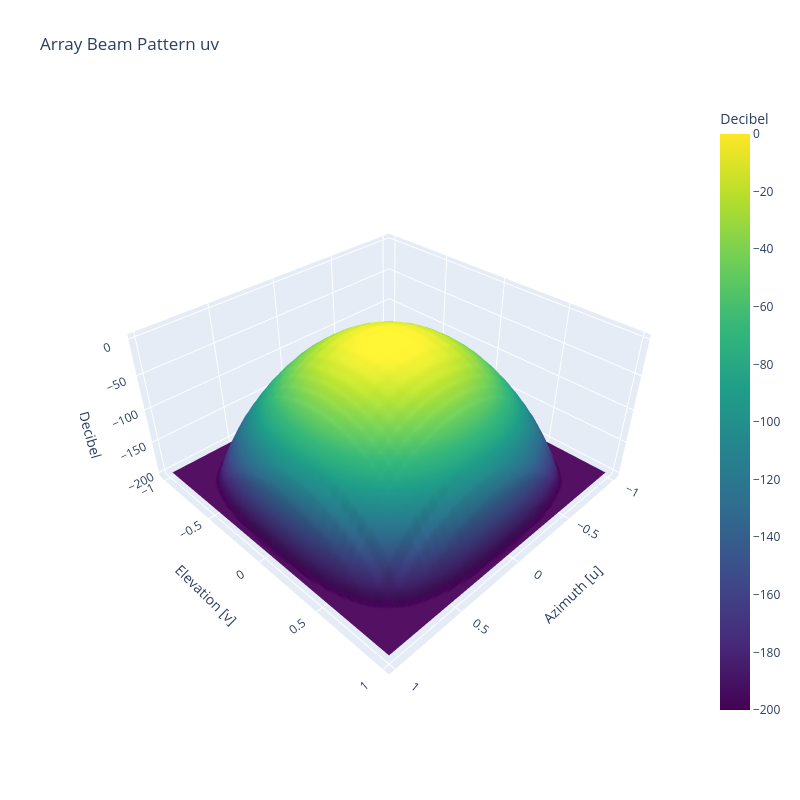

Notebook source saved alongside this figure:
### Markdown cell above
#### Surface

### Code cell
antenna_element.plot.beam(
    DirectionDomain.UV,
    PhaseUnit.DEGREE,
    AmplitudeDomain.Gain,
    AmplitudeUnit.DECIBEL,
    FigureType.SURFACE,
    freq,
)
